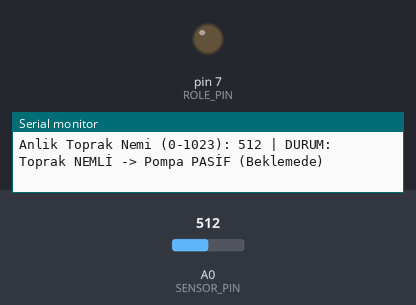
A sketch run on a simulated Arduino Uno, built with avr-gcc and run on an emulated ATmega328P. On the bench: output pins drawn as LEDs (lit = HIGH), the last lines printed to the serial monitor. The inputs (shaded band) are chosen by the test bench; at power-on: A0 (SENSOR_PIN) = 512.

Above: at 3.2 s.
3.3 s: A0 (SENSOR_PIN) set to 732
5.2 s: A0 (SENSOR_PIN) set to 763
At 7.3 s:
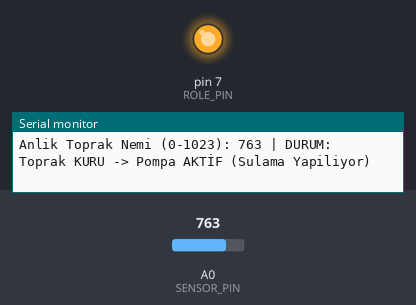
7.6 s: A0 (SENSOR_PIN) set to 740
At 9.3 s:
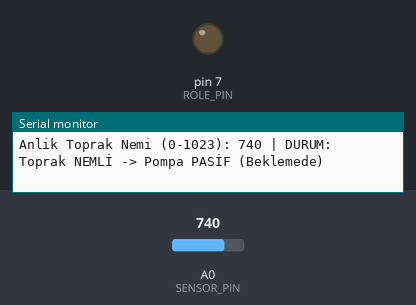
9.6 s: A0 (SENSOR_PIN) set to 760
At 11.4 s:
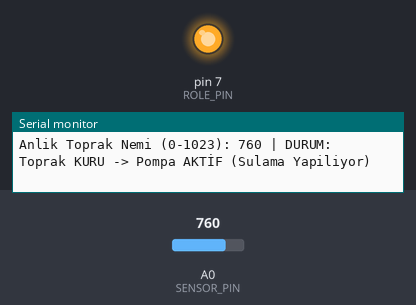
Timing chart, 0 to 12.7 s (numbered marks = the images above; inputs shaded):
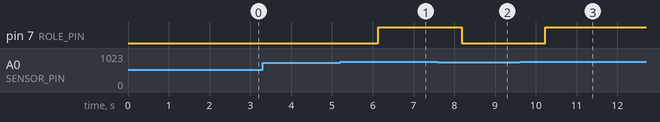

The sketch:

agro_design_main.ino
```cpp
/*
 * --------------------------------------------------------------------------
 * PROJE BAŞLIĞI: Agro-Design: IoT Tabanlı Otonom Sulama Sistemi (Prototip)
 * --------------------------------------------------------------------------
 * * PROJE YÜRÜTÜCÜSÜ: Furkan Elkatmış
 * KONUM: Muş, Türkiye
 * TARİH: Aralık 2025
 * KAPSAM: TÜBİTAK 2209-A Araştırma Projesi
 * * AÇIKLAMA:
 * Bu yazılım, analog toprak nem sensöründen gelen veriyi (0-1023) okur.
 * Belirlenen kuruluk eşik değerinin (THRESHOLD) üzerine çıkıldığında,
 * toprağın kuruduğu anlaşılır ve röle tetiklenerek su pompası çalıştırılır.
 * * DONANIM PIN YAPISI:
 * - Toprak Nem Sensörü (Analog): A0 Pini
 * - Röle Modülü (Pompa Kontrol): Dijital 7. Pin
 * - Seri Haberleşme (Debug): 9600 Baud Rate
 * */

// --- SABİT DEĞERLER VE PIN TANIMLAMALARI ---
#define SENSOR_PIN A0      // Toprak nem sensörünün bağlı olduğu Analog pin
#define ROLE_PIN 7         // Su pompasını kontrol eden Rölenin bağlı olduğu Dijital pin

// --- KALİBRASYON AYARLARI ---
// Not: Sensör 0 (Çok Islak) ile 1023 (Çok Kuru) arasında değer verir.
// Muş iklimi ve Sümbül bitkisinin nem ihtiyacına göre bu değeri güncelleyin.
const int KURULUK_ESIK_DEGERI = 750;

// --- DEĞİŞKENLER ---
int anlikNemDegeri = 0;    // Sensörden okunan ham veri

void setup() {
  // Seri haberleşmeyi başlat (Bilgisayardan değerleri görmek için)
  Serial.begin(9600);

  // Pin modlarını ayarla
  pinMode(SENSOR_PIN, INPUT);
  pinMode(ROLE_PIN, OUTPUT);

  // Başlangıçta pompayı kapalı tut (Güvenlik önlemi)
  digitalWrite(ROLE_PIN, LOW); // Röle tipine göre LOW veya HIGH olabilir

  Serial.println("--- Agro-Design Sistemi Baslatiliyor ---");
  Serial.println("Sensör Kalibrasyonu ve Donanim Kontrolü Yapiliyor...");
  delay(2000); // Sistemin oturması için 2 saniye bekle
}

void loop() {
  // 1. ADIM: VERİ TOPLAMA
  // Toprak nem sensöründen analog veriyi oku
  anlikNemDegeri = analogRead(SENSOR_PIN);

  // Okunan değeri seri port ekranına yazdır (Raporlama ve Debug için)
  Serial.print("Anlik Toprak Nemi (0-1023): ");
  Serial.print(anlikNemDegeri);

  // 2. ADIM: KARAR MEKANİZMASI (Algoritma)
  // Eğer okunan değer Eşik Değerden BÜYÜKSE toprak KURU demektir.
  if (anlikNemDegeri > KURULUK_ESIK_DEGERI) {

    // EYLEM: SULAMAYI BAŞLAT
    Serial.println(" | DURUM: Toprak KURU -> Pompa AKTİF (Sulama Yapiliyor)");
    digitalWrite(ROLE_PIN, HIGH); // Röleyi tetikle (NO hattını kapat)

  } else {

    // EYLEM: SULAMAYI DURDUR / BEKLE
    Serial.println(" | DURUM: Toprak NEMLİ -> Pompa PASİF (Beklemede)");
    digitalWrite(ROLE_PIN, LOW);  // Röleyi kapat
  }

  // 3. ADIM: KARARLILIK GECİKMESİ
  // Sensör verisindeki anlık dalgalanmaları önlemek için bekle
  delay(1000); // 1 saniyede bir ölçüm yap
}
```

Measured:
- the behaviour switches between 750 and 751 on A0 (SENSOR_PIN) (found by bisection; images 0 and 1)
- after the input at 5.2 s, pin 7 (ROLE_PIN): LOW → HIGH after 0.94 s
- after the input at 7.6 s, pin 7 (ROLE_PIN): HIGH → LOW after 0.58 s
- after the input at 9.6 s, pin 7 (ROLE_PIN): LOW → HIGH after 0.63 s
